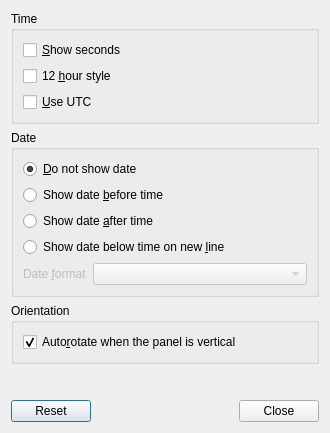
<?xml version="1.0" encoding="UTF-8"?>
<ui version="4.0">
 <class>LxQtClockConfiguration</class>
 <widget class="QDialog" name="LxQtClockConfiguration">
  <property name="geometry">
   <rect>
    <x>0</x>
    <y>0</y>
    <width>330</width>
    <height>433</height>
   </rect>
  </property>
  <property name="windowTitle">
   <string>LxQt Clock Settings</string>
  </property>
  <layout class="QVBoxLayout" name="verticalLayout">
   <item>
    <widget class="QGroupBox" name="timeGB">
     <property name="title">
      <string>Time</string>
     </property>
     <layout class="QVBoxLayout" name="verticalLayout_2">
      <item>
       <widget class="QCheckBox" name="showSecondsCB">
        <property name="text">
         <string>&amp;Show seconds</string>
        </property>
       </widget>
      </item>
      <item>
       <widget class="QCheckBox" name="ampmClockCB">
        <property name="text">
         <string>12 &amp;hour style</string>
        </property>
       </widget>
      </item>
      <item>
       <widget class="QCheckBox" name="useUtcCB">
        <property name="text">
         <string>&amp;Use UTC</string>
        </property>
       </widget>
      </item>
     </layout>
    </widget>
   </item>
   <item>
    <widget class="QGroupBox" name="dateGB">
     <property name="title">
      <string>Date</string>
     </property>
     <layout class="QGridLayout" name="gridLayout_2" columnstretch="0,1">
      <item row="4" column="0">
       <widget class="QLabel" name="dateFormatL">
        <property name="enabled">
         <bool>false</bool>
        </property>
        <property name="text">
         <string>Date &amp;format</string>
        </property>
        <property name="buddy">
         <cstring>dateFormatCOB</cstring>
        </property>
       </widget>
      </item>
      <item row="4" column="1">
       <widget class="QComboBox" name="dateFormatCOB">
        <property name="enabled">
         <bool>false</bool>
        </property>
       </widget>
      </item>
      <item row="0" column="0" colspan="2">
       <widget class="QRadioButton" name="dontShowDateRB">
        <property name="text">
         <string>&amp;Do not show date</string>
        </property>
        <property name="checked">
         <bool>true</bool>
        </property>
       </widget>
      </item>
      <item row="1" column="0" colspan="2">
       <widget class="QRadioButton" name="showDateBeforeTimeRB">
        <property name="text">
         <string>Show date &amp;before time</string>
        </property>
       </widget>
      </item>
      <item row="2" column="0" colspan="2">
       <widget class="QRadioButton" name="showDateAfterTimeRB">
        <property name="text">
         <string>Show date &amp;after time</string>
        </property>
       </widget>
      </item>
      <item row="3" column="0" colspan="2">
       <widget class="QRadioButton" name="showDateBelowTimeRB">
        <property name="text">
         <string>Show date below time on new &amp;line</string>
        </property>
       </widget>
      </item>
     </layout>
    </widget>
   </item>
   <item>
    <widget class="QGroupBox" name="orientationGB">
     <property name="title">
      <string>Orientation</string>
     </property>
     <layout class="QVBoxLayout" name="verticalLayout_3">
      <item>
       <widget class="QCheckBox" name="autorotateCB">
        <property name="text">
         <string>Auto&amp;rotate when the panel is vertical</string>
        </property>
        <property name="checked">
         <bool>true</bool>
        </property>
       </widget>
      </item>
     </layout>
    </widget>
   </item>
   <item>
    <spacer name="verticalSpacer">
     <property name="orientation">
      <enum>Qt::Vertical</enum>
     </property>
     <property name="sizeHint" stdset="0">
      <size>
       <width>20</width>
       <height>0</height>
      </size>
     </property>
    </spacer>
   </item>
   <item>
    <widget class="QDialogButtonBox" name="buttons">
     <property name="orientation">
      <enum>Qt::Horizontal</enum>
     </property>
     <property name="standardButtons">
      <set>QDialogButtonBox::Close|QDialogButtonBox::Reset</set>
     </property>
    </widget>
   </item>
  </layout>
 </widget>
 <resources/>
 <connections>
  <connection>
   <sender>buttons</sender>
   <signal>accepted()</signal>
   <receiver>LxQtClockConfiguration</receiver>
   <slot>accept()</slot>
   <hints>
    <hint type="sourcelabel">
     <x>214</x>
     <y>350</y>
    </hint>
    <hint type="destinationlabel">
     <x>157</x>
     <y>274</y>
    </hint>
   </hints>
  </connection>
  <connection>
   <sender>buttons</sender>
   <signal>rejected()</signal>
   <receiver>LxQtClockConfiguration</receiver>
   <slot>reject()</slot>
   <hints>
    <hint type="sourcelabel">
     <x>214</x>
     <y>350</y>
    </hint>
    <hint type="destinationlabel">
     <x>196</x>
     <y>274</y>
    </hint>
   </hints>
  </connection>
  <connection>
   <sender>dontShowDateRB</sender>
   <signal>toggled(bool)</signal>
   <receiver>dateFormatL</receiver>
   <slot>setDisabled(bool)</slot>
   <hints>
    <hint type="sourcelabel">
     <x>68</x>
     <y>166</y>
    </hint>
    <hint type="destinationlabel">
     <x>63</x>
     <y>267</y>
    </hint>
   </hints>
  </connection>
  <connection>
   <sender>dontShowDateRB</sender>
   <signal>toggled(bool)</signal>
   <receiver>dateFormatCOB</receiver>
   <slot>setDisabled(bool)</slot>
   <hints>
    <hint type="sourcelabel">
     <x>174</x>
     <y>167</y>
    </hint>
    <hint type="destinationlabel">
     <x>239</x>
     <y>275</y>
    </hint>
   </hints>
  </connection>
 </connections>
</ui>
